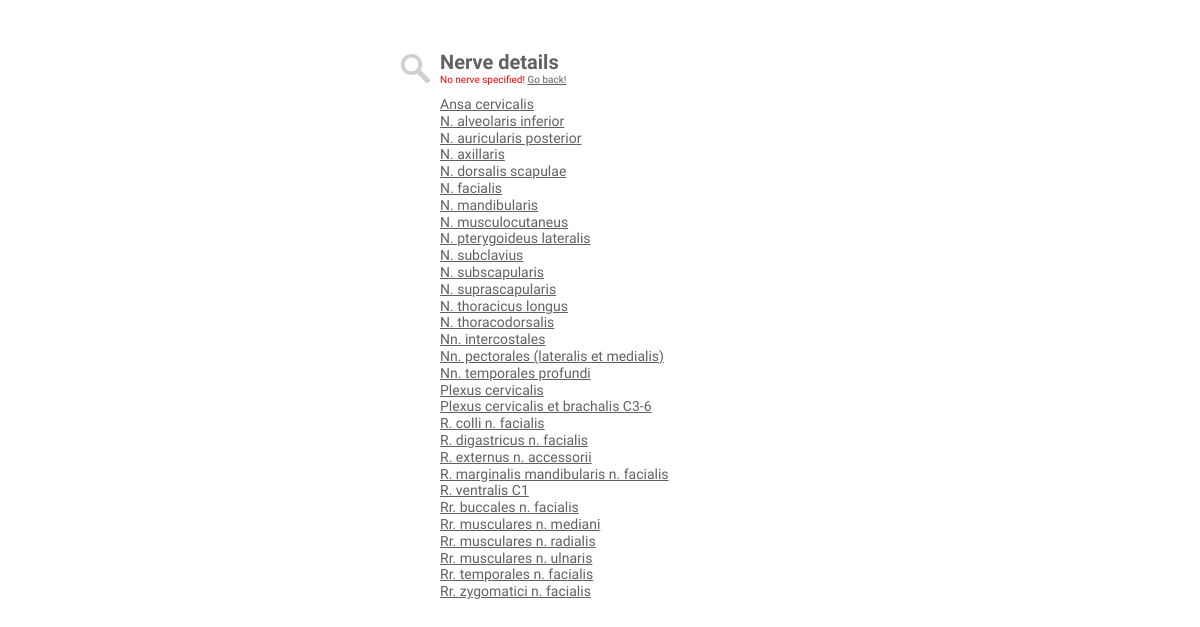
The page /nerve.php on the database its author committed.
### tables this page shows
CREATE TABLE `tbl_nerves` (
  `id` int(255) NOT NULL AUTO_INCREMENT,
  `lat_name` text NOT NULL,
  `name` text NOT NULL,
  `parent_nerve` varchar(255) NOT NULL,
  PRIMARY KEY (`id`)
);

### nerve.php (the view, shortened to what this page needs)
<?php
require_once("db_cred.php");
$db = new mysqli();
$db->connect($dbhost, $dbuser, $dbpass, $dbname);
$db->set_charset("utf8");
$search_string = preg_replace("/[^A-Za-z0-9]/", " ", $_GET['n']);
$search_string = $db->real_escape_string($search_string);
if (strlen($search_string) >= 1 && $search_string !== ' ') {
	$html  =  '';
	$html .= '<div class="icon"></div>';
	$html .= '<h2 class="title">Nerve details</h2>';
	$html .= '<h1 class="title">nerveLatName</h1>';
	$html .= '<h3 class="title" style="font-style: italic;">nerveName</h3>';
	$html .= '<h3 class="title" style="margin-top: 10px; margin-bottom: 10px;">The following muscles are innervated by this nerve:</h3>';
	$html .= '<ul class="results">';
	$html .= 'musclesPlaceholder';
	$html .= '</ul>';
	$html .= '<br /><h4 class="title"><a href=index.php>New search</a></h4>';
	$nervesql = 'SELECT * FROM tbl_nerves WHERE id = '.$search_string;
	$nervequery = $db->query($nervesql);
	while($nerveresult = $nervequery->fetch_array()) {
		$nervearray[] = $nerveresult;
	}
	if (isset($nervearray)) {
		foreach ($nervearray as $nerveresult) {
			$nerve_id = $nerveresult['id'];
			$nerve_latname = $nerveresult['lat_name'];
			$nerve_name = $nerveresult['name'];
			$output = str_replace('nerveLatName', $nerve_latname, $html);
			$output = str_replace('nerveName', $nerve_name, $output);
			$musclesql = 'SELECT * FROM tbl_muscles WHERE nerve = '.$nerve_id;
			$musclequery = $db->query($musclesql);
			while($muscleresult = $musclequery->fetch_array()) {
				$muscle_latname = $muscleresult['lat_name'];
				$muscle_id = $muscleresult['id'];
				$musclesoutput .= '';
				$musclesoutput .= '<li class="result">';
				$musclesoutput .= '<h3 class="title"><a href="muscle.php?m='.$muscle_id.'">';
				$musclesoutput .= $muscle_latname;
				$musclesoutput .= '</a></h3>';
				$musclesoutput .= '</li>';
			}
		}
		$output = str_replace('musclesPlaceholder', $musclesoutput, $output);
	} else {
		header("Location: index.php");
	}
} else {
	$output  =  '';
	$output .= '<div class="icon"></div>';
	$output .= '<h1 class="title">Nerve details</h1>';
	$output .= '<h5 class="err" style="margin-bottom: 10px;">No nerve specified! <a href="index.php">Go back!</a></h5>';
	$allnervessql = 'SELECT * FROM tbl_nerves ORDER by lat_name ASC';
	$allnervesquery = $db->query($allnervessql);
	while($allnervesresult = $allnervesquery->fetch_array()) {
		$nerve_latname = $allnervesresult['lat_name'];
		$nerve_id = $allnervesresult['id'];
		$output .= '<h3 class="title"><a href="nerve.php?n='.$nerve_id.'">'.$nerve_latname.'</a></h5>';
	}
}
?>
<!DOCTYPE HTML>
<html>
<head>
	<link href="./resources/style/style.css" rel="stylesheet" type="text/css" />
</head>
<body>
	<div id="main">
		<?php echo $output; ?>
	</div>
</body>
</html>

### resources/style/style.css (style rules this page uses)
html, body, div, span, applet, object, iframe, h1, h2, h3, h4, h5, h6, p, blockquote, pre, a, abbr, acronym, address, big, cite, code, del, dfn, em, img, ins, kbd, q, s, samp, small, strike, strong, sub, sup, tt, var, u, i, center, dl, dt, dd, ol, ul, li, fieldset, form, label, legend, table, caption, tbody, tfoot, thead, tr, th, td, article, aside, canvas, details, embed, figure, figcaption, footer, header, hgroup, menu, nav, output, ruby, section, summary, time, mark, audio, video { margin: 0; padding: 0; border: 0; font-size: 100%; font: inherit; vertical-align: baseline; font-weight: normal; -webkit-font-smoothing: antialiased; }
body { line-height: 1; }
a { outline: none; text-decoration: none; color: #616161; text-decoration: underline; }
h1 { font-family: 'PT Sans', Verdana, Arial, sans-serif; font-weight: bold; line-height: 1.6em; color: #616161; text-decoration: none; font-size: 20px; }
h3 { font-family: 'PT Sans', Verdana, Arial, sans-serif; line-height: 1.6em; color: #616161; text-decoration: none; font-size: 14px; }
h5 { font-family: 'PT Sans', Verdana, Arial, sans-serif; line-height: 1.6em; color: #ababab; text-decoration: none; font-size: 10px; }
div#main { width: 400px; margin: 50px auto 20px auto; }
.title { line-height: 1.2em; position: relative; margin-left: 40px; }
.err { line-height: 1.2em; position: relative; margin-left: 40px; color: red; }
div.icon { margin-top: 4px; float: left; width: 31px; height: 30px; background-image: url(../images/magnify.gif); background-repeat: no-repeat; -webkit-transition-property: background-position, color; -webkit-transition-duration: .2s, .1s; -webkit-transition-timing-function: linear, linear; -moz-transition-property: background-position, color; -moz-transition-duration: .2s, .1s; -ms-transition-duration: .2s, .1s; -ms-transition-timing-property: linear, linear; -o-transition-property: background-position, color; -o-transition-duration: .2s, .1s; -o-transition-timing-property: linear, linear; transition-property: background-position, color; transition-duration: .2s, .1s; transition-timing-property: linear, linear; }

### rows shown on the page
tbl_nerves: lat_name "Ansa cervicalis"
tbl_nerves: lat_name "N. alveolaris inferior"
tbl_nerves: lat_name "N. auricularis posterior"
tbl_nerves: lat_name "N. axillaris"
tbl_nerves: lat_name "N. dorsalis scapulae"
tbl_nerves: lat_name "N. facialis"
tbl_nerves: lat_name "N. mandibularis"
tbl_nerves: lat_name "N. musculocutaneus"
tbl_nerves: lat_name "N. pterygoideus lateralis"
tbl_nerves: lat_name "N. subclavius"
tbl_nerves: lat_name "N. subscapularis"
tbl_nerves: lat_name "N. suprascapularis"
tbl_nerves: lat_name "N. thoracicus longus"
tbl_nerves: lat_name "N. thoracodorsalis"
tbl_nerves: lat_name "Nn. intercostales"
tbl_nerves: lat_name "Nn. pectorales (lateralis et medialis)"
tbl_nerves: lat_name "Nn. temporales profundi"
tbl_nerves: lat_name "Plexus cervicalis"
tbl_nerves: lat_name "Plexus cervicalis et brachalis C3-6"
tbl_nerves: lat_name "R. colli n. facialis"
tbl_nerves: lat_name "R. digastricus n. facialis"
tbl_nerves: lat_name "R. externus n. accessorii"
tbl_nerves: lat_name "R. marginalis mandibularis n. facialis"
tbl_nerves: lat_name "R. ventralis C1"
tbl_nerves: lat_name "Rr. buccales n. facialis"
tbl_nerves: lat_name "Rr. musculares n. mediani"
tbl_nerves: lat_name "Rr. musculares n. radialis"
tbl_nerves: lat_name "Rr. musculares n. ulnaris"
tbl_nerves: lat_name "Rr. temporales n. facialis"
tbl_nerves: lat_name "Rr. zygomatici n. facialis"
